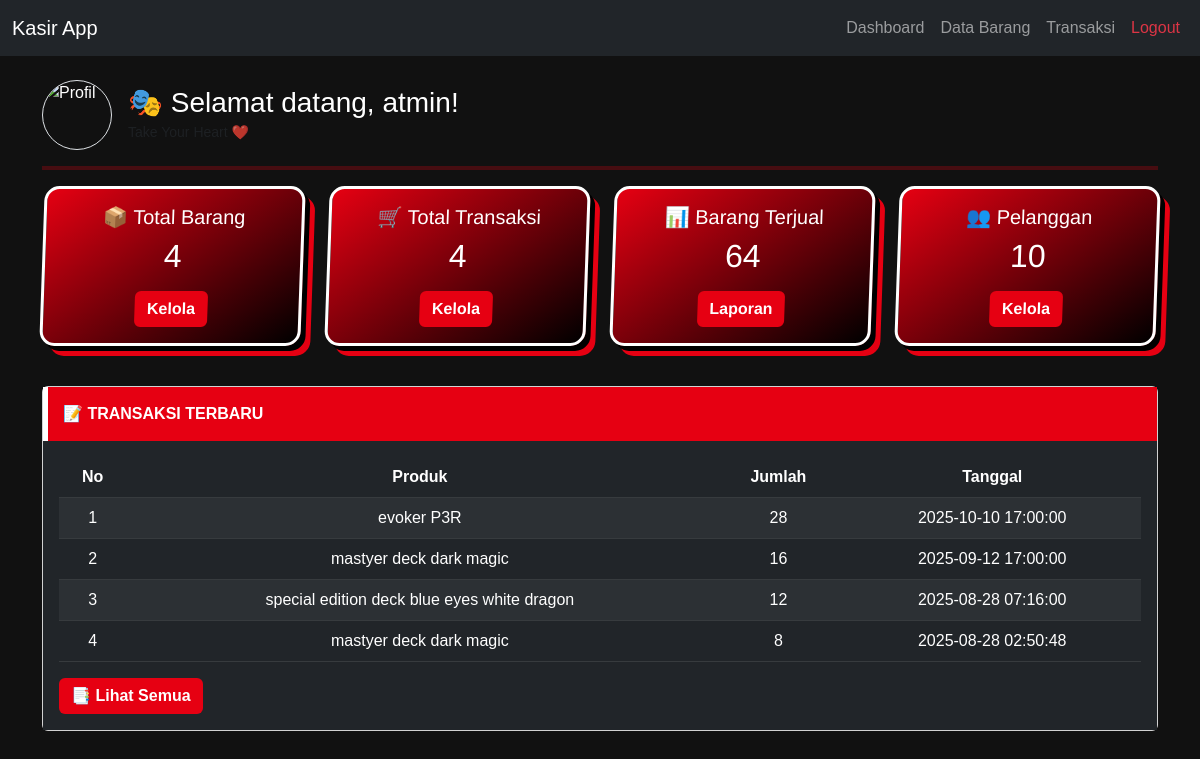
The page /dashboard.php (signed in) on the database its author committed.
### tables this page shows
CREATE TABLE `transaksi` (
  `TransaksiID` int(11) NOT NULL,
  `ProdukID` int(11) NOT NULL,
  `Jumlah` int(11) NOT NULL,
  `Tanggal` timestamp NOT NULL DEFAULT current_timestamp()
);

CREATE TABLE `produk` (
  `ProdukID` int(11) NOT NULL,
  `NamaProduk` varchar(100) NOT NULL,
  `Harga` decimal(10,2) NOT NULL,
  `Stok` int(11) NOT NULL,
  `Foto` varchar(225) DEFAULT 'avatar.jpeg'
);

### dashboard.php (the view, shortened to what this page needs)
<?php
include "header.php";
include "confing.php";
$totalBarang = mysqli_fetch_assoc(mysqli_query($koneksi, "SELECT COUNT(*) as jml FROM produk"))['jml'];
$totalTransaksi = mysqli_fetch_assoc(mysqli_query($koneksi, "SELECT COUNT(*) as jml FROM transaksi"))['jml'];
$totalTerjual = mysqli_fetch_assoc(mysqli_query($koneksi, "SELECT SUM(Jumlah) as jml FROM transaksi"))['jml'];
$totalPelanggan = mysqli_fetch_assoc(mysqli_query($koneksi, "SELECT COUNT(*) as jml FROM pelanggan"))['jml'];
$transaksi = mysqli_query(
  $koneksi,
  "SELECT t.TransaksiID, p.NamaProduk, t.Jumlah, t.Tanggal
     FROM transaksi t
     JOIN produk p ON t.ProdukID = p.ProdukID
     ORDER BY t.Tanggal DESC LIMIT 5"
);
?>
<div class="d-flex align-items-center mb-3">
  <img src="asset/<?php echo $_SESSION['foto'] ?? 'avatar.jpeg'; ?>"
    alt="Profil" width="70" height="70"
    class="rounded-circle border me-3">
  <div>
    <h3 class="mb-0">🎭 Selamat datang, <?php echo $_SESSION['username']; ?>!</h3>
    <small class="text-muted">Take Your Heart ❤️</small>
  </div>
</div>
<hr style="border: 2px solid #e60012;">
<div class="row text-center">
  <div class="col-md-3">
    <div class="p5-card p-3 mb-3">
      <h5>📦 Total Barang</h5>
      <h2><?= $totalBarang ?></h2>
      <a href="barang.php" class="btn btn-p5 mt-2">Kelola</a>
    </div>
  </div>
  <div class="col-md-3">
    <div class="p5-card p-3 mb-3">
      <h5>🛒 Total Transaksi</h5>
      <h2><?= $totalTransaksi ?></h2>
      <a href="transaksi.php" class="btn btn-p5 mt-2">Kelola</a>
    </div>
  </div>
  <div class="col-md-3">
    <div class="p5-card p-3 mb-3">
      <h5>📊 Barang Terjual</h5>
      <h2><?= $totalTerjual ?: 0 ?></h2>
      <a href="laporan.php" class="btn btn-p5 mt-2">Laporan</a>
    </div>
  </div>
  <div class="col-md-3">
    <div class="p5-card p-3 mb-3">
      <h5>👥 Pelanggan</h5>
      <h2><?= $totalPelanggan ?></h2>
      <a href="pelanggan.php" class="btn btn-p5 mt-2">Kelola</a>
    </div>
  </div>
</div>
<div class="card mt-4">
  <div class="p5-header">📝 Transaksi Terbaru</div>
  <div class="card-body bg-dark">
    <table class="table table-dark table-striped text-center">
      <thead>
        <tr>
          <th>No</th>
          <th>Produk</th>
          <th>Jumlah</th>
          <th>Tanggal</th>
        </tr>
      </thead>
      <tbody>
        <?php $no = 1;
        while ($row = mysqli_fetch_assoc($transaksi)): ?>
          <tr>
            <td><?= $no++ ?></td>
            <td><?= $row['NamaProduk'] ?></td>
            <td><?= $row['Jumlah'] ?></td>
            <td><?= $row['Tanggal'] ?></td>
          </tr>
        <?php endwhile; ?>
      </tbody>
    </table>
    <a href="transaksi.php" class="btn btn-p5">📑 Lihat Semua</a>
  </div>
</div>
<?php include "footer.php"; ?>

### dashboard.php (style rules this page uses)
body { background: #111; color: #fff; font-family: 'Montserrat', sans-serif; }
.p5-card { border-radius: 15px; border: 3px solid #fff; background: linear-gradient(145deg, #e60012, #000); color: white; box-shadow: 5px 5px 0px #000, 10px 10px 0px #e60012; transform: skew(-2deg); transition: 0.3s; }
.p5-header { background: #e60012; color: white; padding: 15px; text-transform: uppercase; font-weight: bold; border-left: 5px solid #fff; }
.btn-p5 { background: #e60012; border: none; font-weight: bold; color: white; transition: 0.2s; }

### rows shown on the page
transaksi: ProdukID.NamaProduk "evoker P3R", Jumlah "28", Tanggal "2025-10-10 17:00:00"
transaksi: ProdukID.NamaProduk "mastyer deck dark magic", Jumlah "16", Tanggal "2025-09-12 17:00:00"
transaksi: ProdukID.NamaProduk "special edition deck blue eyes white dragon", Jumlah "12", Tanggal "2025-08-28 07:16:00"
transaksi: ProdukID.NamaProduk "mastyer deck dark magic", Jumlah "8", Tanggal "2025-08-28 02:50:48"

### other values the page prints
$_SESSION['username'] "atmin"
$totalBarang "4"
$totalTransaksi "4"
$totalTerjual ?: 0 "64"
$totalPelanggan "10"
